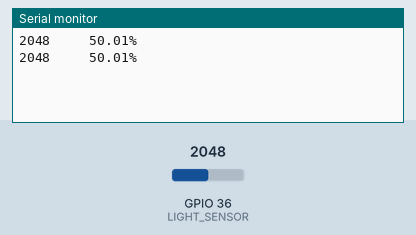
A sketch run on a simulated ESP32. On the bench: the last lines printed to the serial monitor. The test bench sets the inputs (shaded band); at power-on: GPIO 36 (LIGHT_SENSOR) = 2048.

Above: at 1.8 s.
1.9 s: GPIO 36 (LIGHT_SENSOR) set to 2866
At 2.8 s:
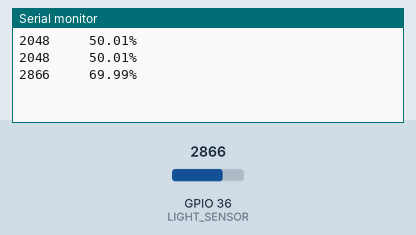
3.4 s: GPIO 36 (LIGHT_SENSOR) set to 3603
At 4.4 s:
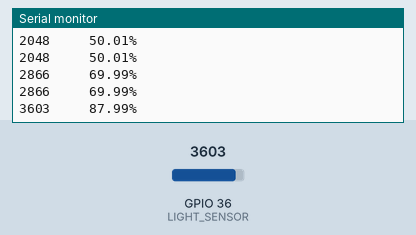
Timing chart, 0 to 6.4 s (numbered marks = the images above; inputs shaded):
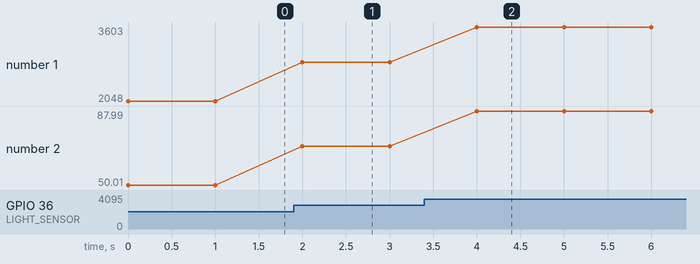

The sketch:

ESP32_LDR_light_sensor_analog_input.ino
```cpp
// ESP32 LDR test should work
// https://oshwlab.com/l.dijkman/esp32-dev-kit-38-pin-to-spi-touch-tft
// https://github.com/ldijkman/ART-ESP32-Touch-TFT-Thermostat
// http://www.Arduino.TK

int LDRValue=0;
byte LIGHT_SENSOR = 36; //  GPIO 36 Analog Input

void setup()
{
  Serial.begin(115200);
  pinMode(LIGHT_SENSOR,INPUT);

}

void loop()
{
  //Get the ADC values
  LDRValue = analogRead(LIGHT_SENSOR);
  Serial.print(LDRValue);
  Serial.print("     ");
  //Get brightness Percentage
  double lumLevel = (LDRValue / 4095.00);
  Serial.print((lumLevel * 100.00),2);
  Serial.println("%");
  delay(1000);
}
```

Measured:
- after the input at 1.9 s, the serial monitor: prints a new line after 0.10 s (image 1)
- after the input at 3.4 s, the serial monitor: prints a new line after 0.60 s (image 2)
- plotted number 1: 2048 → 2866 after the input at 1.9 s, 2866 → 3603 after the input at 3.4 s
- plotted number 2: 50.01 → 69.99 after the input at 1.9 s, 69.99 → 87.99 after the input at 3.4 s
